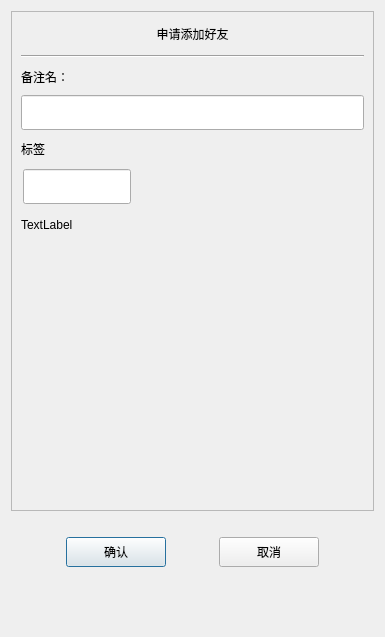
<?xml version="1.0" encoding="UTF-8"?>
<ui version="4.0">
 <class>AuthenFriend</class>
 <widget class="QDialog" name="AuthenFriend">
  <property name="geometry">
   <rect>
    <x>0</x>
    <y>0</y>
    <width>385</width>
    <height>637</height>
   </rect>
  </property>
  <property name="windowTitle">
   <string>Dialog</string>
  </property>
  <layout class="QVBoxLayout" name="verticalLayout">
   <item>
    <widget class="QScrollArea" name="scrollArea">
     <property name="minimumSize">
      <size>
       <width>0</width>
       <height>500</height>
      </size>
     </property>
     <property name="widgetResizable">
      <bool>true</bool>
     </property>
     <widget class="QWidget" name="scrollcontent">
      <property name="geometry">
       <rect>
        <x>0</x>
        <y>0</y>
        <width>365</width>
        <height>498</height>
       </rect>
      </property>
      <layout class="QVBoxLayout" name="verticalLayout_2">
       <property name="spacing">
        <number>0</number>
       </property>
       <property name="leftMargin">
        <number>0</number>
       </property>
       <property name="rightMargin">
        <number>0</number>
       </property>
       <item>
        <widget class="QLabel" name="apply_lb">
         <property name="minimumSize">
          <size>
           <width>0</width>
           <height>25</height>
          </size>
         </property>
         <property name="maximumSize">
          <size>
           <width>16777215</width>
           <height>25</height>
          </size>
         </property>
         <property name="text">
          <string>申请添加好友</string>
         </property>
         <property name="alignment">
          <set>Qt::AlignmentFlag::AlignCenter</set>
         </property>
        </widget>
       </item>
       <item>
        <widget class="QWidget" name="apply_wid" native="true">
         <layout class="QVBoxLayout" name="verticalLayout_3">
          <item>
           <widget class="Line" name="line">
            <property name="orientation">
             <enum>Qt::Orientation::Horizontal</enum>
            </property>
           </widget>
          </item>
          <item>
           <widget class="QLabel" name="label_2">
            <property name="minimumSize">
             <size>
              <width>0</width>
              <height>25</height>
             </size>
            </property>
            <property name="maximumSize">
             <size>
              <width>16777215</width>
              <height>25</height>
             </size>
            </property>
            <property name="text">
             <string>备注名：</string>
            </property>
           </widget>
          </item>
          <item>
           <widget class="CustomizeEdit" name="back_ed">
            <property name="minimumSize">
             <size>
              <width>0</width>
              <height>35</height>
             </size>
            </property>
            <property name="maximumSize">
             <size>
              <width>16777215</width>
              <height>35</height>
             </size>
            </property>
           </widget>
          </item>
          <item>
           <widget class="QLabel" name="label_3">
            <property name="minimumSize">
             <size>
              <width>0</width>
              <height>25</height>
             </size>
            </property>
            <property name="maximumSize">
             <size>
              <width>16777215</width>
              <height>25</height>
             </size>
            </property>
            <property name="text">
             <string>标签</string>
            </property>
           </widget>
          </item>
          <item>
           <widget class="QWidget" name="lb_group_wid" native="true">
            <property name="minimumSize">
             <size>
              <width>0</width>
              <height>50</height>
             </size>
            </property>
            <layout class="QVBoxLayout" name="verticalLayout_4">
             <property name="spacing">
              <number>0</number>
             </property>
             <property name="leftMargin">
              <number>0</number>
             </property>
             <property name="topMargin">
              <number>0</number>
             </property>
             <property name="rightMargin">
              <number>0</number>
             </property>
             <property name="bottomMargin">
              <number>0</number>
             </property>
             <item>
              <widget class="QWidget" name="gridWidget" native="true">
               <property name="minimumSize">
                <size>
                 <width>0</width>
                 <height>40</height>
                </size>
               </property>
               <property name="maximumSize">
                <size>
                 <width>16777215</width>
                 <height>40</height>
                </size>
               </property>
               <widget class="CustomizeEdit" name="lb_ed">
                <property name="geometry">
                 <rect>
                  <x>2</x>
                  <y>2</y>
                  <width>108</width>
                  <height>35</height>
                 </rect>
                </property>
                <property name="maximumSize">
                 <size>
                  <width>16777215</width>
                  <height>35</height>
                 </size>
                </property>
               </widget>
              </widget>
             </item>
             <item>
              <widget class="QWidget" name="input_tip_wid" native="true">
               <property name="minimumSize">
                <size>
                 <width>0</width>
                 <height>35</height>
                </size>
               </property>
               <property name="maximumSize">
                <size>
                 <width>16777215</width>
                 <height>35</height>
                </size>
               </property>
               <layout class="QVBoxLayout" name="verticalLayout_5">
                <property name="spacing">
                 <number>0</number>
                </property>
                <property name="leftMargin">
                 <number>0</number>
                </property>
                <property name="topMargin">
                 <number>0</number>
                </property>
                <property name="rightMargin">
                 <number>0</number>
                </property>
                <property name="bottomMargin">
                 <number>0</number>
                </property>
                <item>
                 <widget class="ClickedOnceLabel" name="tip_lb">
                  <property name="text">
                   <string>TextLabel</string>
                  </property>
                 </widget>
                </item>
               </layout>
              </widget>
             </item>
            </layout>
           </widget>
          </item>
          <item>
           <widget class="QWidget" name="widget" native="true">
            <property name="minimumSize">
             <size>
              <width>0</width>
              <height>60</height>
             </size>
            </property>
            <layout class="QHBoxLayout" name="horizontalLayout_2">
             <property name="spacing">
              <number>7</number>
             </property>
             <property name="leftMargin">
              <number>0</number>
             </property>
             <property name="topMargin">
              <number>0</number>
             </property>
             <property name="rightMargin">
              <number>0</number>
             </property>
             <property name="bottomMargin">
              <number>0</number>
             </property>
             <item>
              <widget class="QWidget" name="lb_list" native="true">
               <property name="minimumSize">
                <size>
                 <width>287</width>
                 <height>50</height>
                </size>
               </property>
               <property name="maximumSize">
                <size>
                 <width>287</width>
                 <height>16777215</height>
                </size>
               </property>
              </widget>
             </item>
             <item>
              <widget class="QWidget" name="more_lb_wid" native="true">
               <property name="minimumSize">
                <size>
                 <width>30</width>
                 <height>0</height>
                </size>
               </property>
               <property name="maximumSize">
                <size>
                 <width>30</width>
                 <height>16777215</height>
                </size>
               </property>
               <layout class="QVBoxLayout" name="verticalLayout_6">
                <item>
                 <spacer name="verticalSpacer_3">
                  <property name="orientation">
                   <enum>Qt::Orientation::Vertical</enum>
                  </property>
                  <property name="sizeHint" stdset="0">
                   <size>
                    <width>20</width>
                    <height>40</height>
                   </size>
                  </property>
                 </spacer>
                </item>
                <item>
                 <widget class="ClickedOnceLabel" name="more_lb">
                  <property name="minimumSize">
                   <size>
                    <width>25</width>
                    <height>25</height>
                   </size>
                  </property>
                  <property name="maximumSize">
                   <size>
                    <width>25</width>
                    <height>25</height>
                   </size>
                  </property>
                  <property name="text">
                   <string/>
                  </property>
                  <property name="alignment">
                   <set>Qt::AlignmentFlag::AlignCenter</set>
                  </property>
                 </widget>
                </item>
                <item>
                 <spacer name="verticalSpacer_4">
                  <property name="orientation">
                   <enum>Qt::Orientation::Vertical</enum>
                  </property>
                  <property name="sizeHint" stdset="0">
                   <size>
                    <width>20</width>
                    <height>40</height>
                   </size>
                  </property>
                 </spacer>
                </item>
               </layout>
              </widget>
             </item>
            </layout>
           </widget>
          </item>
         </layout>
        </widget>
       </item>
      </layout>
     </widget>
    </widget>
   </item>
   <item>
    <spacer name="verticalSpacer">
     <property name="orientation">
      <enum>Qt::Orientation::Vertical</enum>
     </property>
     <property name="sizeType">
      <enum>QSizePolicy::Policy::Fixed</enum>
     </property>
     <property name="sizeHint" stdset="0">
      <size>
       <width>20</width>
       <height>10</height>
      </size>
     </property>
    </spacer>
   </item>
   <item>
    <widget class="QWidget" name="apply_sure_wid" native="true">
     <property name="minimumSize">
      <size>
       <width>0</width>
       <height>50</height>
      </size>
     </property>
     <layout class="QHBoxLayout" name="horizontalLayout">
      <item>
       <spacer name="horizontalSpacer">
        <property name="orientation">
         <enum>Qt::Orientation::Horizontal</enum>
        </property>
        <property name="sizeHint" stdset="0">
         <size>
          <width>40</width>
          <height>20</height>
         </size>
        </property>
       </spacer>
      </item>
      <item>
       <widget class="ClickedBtn" name="sure_btn">
        <property name="minimumSize">
         <size>
          <width>100</width>
          <height>30</height>
         </size>
        </property>
        <property name="text">
         <string>确认</string>
        </property>
       </widget>
      </item>
      <item>
       <spacer name="horizontalSpacer_2">
        <property name="orientation">
         <enum>Qt::Orientation::Horizontal</enum>
        </property>
        <property name="sizeHint" stdset="0">
         <size>
          <width>40</width>
          <height>20</height>
         </size>
        </property>
       </spacer>
      </item>
      <item>
       <widget class="ClickedBtn" name="cancel_btn">
        <property name="minimumSize">
         <size>
          <width>100</width>
          <height>30</height>
         </size>
        </property>
        <property name="text">
         <string>取消</string>
        </property>
       </widget>
      </item>
      <item>
       <spacer name="horizontalSpacer_3">
        <property name="orientation">
         <enum>Qt::Orientation::Horizontal</enum>
        </property>
        <property name="sizeHint" stdset="0">
         <size>
          <width>40</width>
          <height>20</height>
         </size>
        </property>
       </spacer>
      </item>
     </layout>
    </widget>
   </item>
   <item>
    <spacer name="verticalSpacer_2">
     <property name="orientation">
      <enum>Qt::Orientation::Vertical</enum>
     </property>
     <property name="sizeHint" stdset="0">
      <size>
       <width>20</width>
       <height>35</height>
      </size>
     </property>
    </spacer>
   </item>
  </layout>
 </widget>
 <customwidgets>
  <customwidget>
   <class>ClickedBtn</class>
   <extends>QPushButton</extends>
   <header location="global">clickedbtn.h</header>
  </customwidget>
  <customwidget>
   <class>CustomizeEdit</class>
   <extends>QLineEdit</extends>
   <header location="global">customizeedit.h</header>
  </customwidget>
  <customwidget>
   <class>ClickedOnceLabel</class>
   <extends>QLabel</extends>
   <header location="global">clickedoncelabel.h</header>
  </customwidget>
 </customwidgets>
 <resources/>
 <connections/>
</ui>
